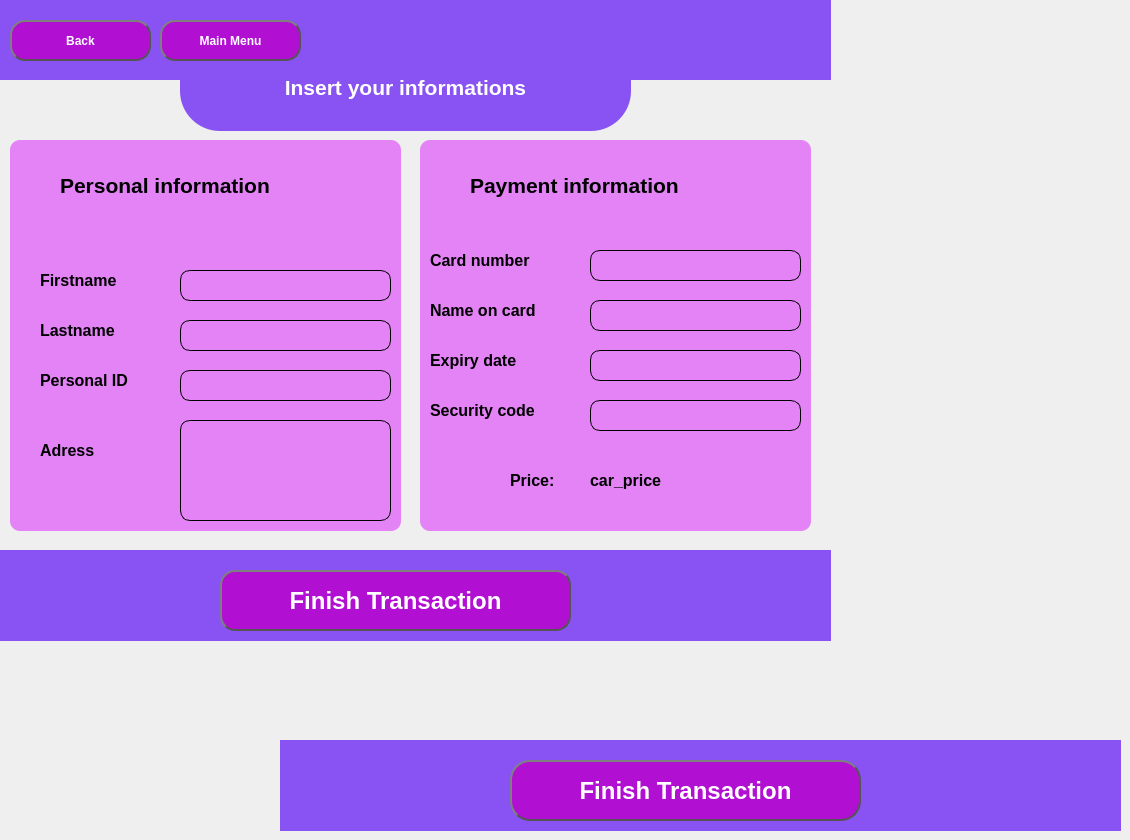
    <widget class="QWidget" name="page_4">
     <widget class="QWidget" name="widget" native="true">
      <property name="geometry">
       <rect>
        <x>420</x>
        <y>140</y>
        <width>391</width>
        <height>391</height>
       </rect>
      </property>
      <property name="styleSheet">
       <string notr="true">background-color:rgb(227, 131, 246);
color:rgb(0, 0, 0);
border-radius:10px;</string>
      </property>
      <widget class="QLabel" name="label_17">
       <property name="geometry">
        <rect>
         <x>50</x>
         <y>20</y>
         <width>301</width>
         <height>51</height>
        </rect>
       </property>
       <property name="font">
        <font>
         <pointsize>16</pointsize>
         <weight>75</weight>
         <bold>true</bold>
        </font>
       </property>
       <property name="text">
        <string>Payment information</string>
       </property>
      </widget>
      <widget class="QLineEdit" name="lineEdit_6">
       <property name="geometry">
        <rect>
         <x>170</x>
         <y>210</y>
         <width>211</width>
         <height>31</height>
        </rect>
       </property>
       <property name="styleSheet">
        <string notr="true">QLineEdit{color:rgb(0, 0, 0);
border-style:solid;
border-color:rgb(0, 0, 0);
border-width:1px
}
QLineEdit:focus{color:rgb(0, 0, 0);
border-style:solid;
border-color:rgb(255, 255, 255);
border-width:1px
}</string>
       </property>
      </widget>
      <widget class="QLabel" name="label_19">
       <property name="geometry">
        <rect>
         <x>10</x>
         <y>110</y>
         <width>141</width>
         <height>20</height>
        </rect>
       </property>
       <property name="font">
        <font>
         <pointsize>12</pointsize>
         <weight>75</weight>
         <bold>true</bold>
        </font>
       </property>
       <property name="text">
        <string>Card number</string>
       </property>
      </widget>
      <widget class="QLineEdit" name="lineEdit_4">
       <property name="geometry">
        <rect>
         <x>170</x>
         <y>160</y>
         <width>211</width>
         <height>31</height>
        </rect>
       </property>
       <property name="styleSheet">
        <string notr="true">QLineEdit{color:rgb(0, 0, 0);
border-style:solid;
border-color:rgb(0, 0, 0);
border-width:1px
}
QLineEdit:focus{color:rgb(0, 0, 0);
border-style:solid;
border-color:rgb(255, 255, 255);
border-width:1px
}</string>
       </property>
      </widget>
      <widget class="QLabel" name="label_20">
       <property name="geometry">
        <rect>
         <x>10</x>
         <y>160</y>
         <width>141</width>
         <height>20</height>
        </rect>
       </property>
       <property name="font">
        <font>
         <pointsize>12</pointsize>
         <weight>75</weight>
         <bold>true</bold>
        </font>
       </property>
       <property name="text">
        <string>Name on card</string>
       </property>
      </widget>
      <widget class="QLineEdit" name="lineEdit_5">
       <property name="geometry">
        <rect>
         <x>170</x>
         <y>110</y>
         <width>211</width>
         <height>31</height>
        </rect>
       </property>
       <property name="styleSheet">
        <string notr="true">QLineEdit{color:rgb(0, 0, 0);
border-style:solid;
border-color:rgb(0, 0, 0);
border-width:1px
}
QLineEdit:focus{color:rgb(0, 0, 0);
border-style:solid;
border-color:rgb(255, 255, 255);
border-width:1px
}</string>
       </property>
      </widget>
      <widget class="QLabel" name="label_18">
       <property name="geometry">
        <rect>
         <x>10</x>
         <y>210</y>
         <width>121</width>
         <height>20</height>
        </rect>
       </property>
       <property name="font">
        <font>
         <pointsize>12</pointsize>
         <weight>75</weight>
         <bold>true</bold>
        </font>
       </property>
       <property name="text">
        <string>Expiry date</string>
       </property>
      </widget>
      <widget class="QLabel" name="label_21">
       <property name="geometry">
        <rect>
         <x>10</x>
         <y>260</y>
         <width>141</width>
         <height>20</height>
        </rect>
       </property>
       <property name="font">
        <font>
         <pointsize>12</pointsize>
         <weight>75</weight>
         <bold>true</bold>
        </font>
       </property>
       <property name="text">
        <string>Security code</string>
       </property>
      </widget>
      <widget class="QLineEdit" name="lineEdit_7">
       <property name="geometry">
        <rect>
         <x>170</x>
         <y>260</y>
         <width>211</width>
         <height>31</height>
        </rect>
       </property>
       <property name="styleSheet">
        <string notr="true">QLineEdit{color:rgb(0, 0, 0);
border-style:solid;
border-color:rgb(0, 0, 0);
border-width:1px
}
QLineEdit:focus{color:rgb(0, 0, 0);
border-style:solid;
border-color:rgb(255, 255, 255);
border-width:1px
}</string>
       </property>
      </widget>
      <widget class="QLabel" name="label_27">
       <property name="geometry">
        <rect>
         <x>90</x>
         <y>330</y>
         <width>61</width>
         <height>20</height>
        </rect>
       </property>
       <property name="font">
        <font>
         <pointsize>12</pointsize>
         <weight>75</weight>
         <bold>true</bold>
        </font>
       </property>
       <property name="text">
        <string>Price:</string>
       </property>
      </widget>
      <widget class="QLabel" name="label_28">
       <property name="geometry">
        <rect>
         <x>170</x>
         <y>330</y>
         <width>141</width>
         <height>20</height>
        </rect>
       </property>
       <property name="font">
        <font>
         <pointsize>12</pointsize>
         <weight>75</weight>
         <bold>true</bold>
        </font>
       </property>
       <property name="text">
        <string>car_price</string>
       </property>
      </widget>
     </widget>
     <widget class="QWidget" name="widget_5" native="true">
      <property name="geometry">
       <rect>
        <x>10</x>
        <y>140</y>
        <width>391</width>
        <height>391</height>
       </rect>
      </property>
      <property name="styleSheet">
       <string notr="true">background-color:rgb(227, 131, 246);
color:rgb(0, 0, 0);
border-radius:10px;</string>
      </property>
      <widget class="QLineEdit" name="lineEdit">
       <property name="geometry">
        <rect>
         <x>170</x>
         <y>130</y>
         <width>211</width>
         <height>31</height>
        </rect>
       </property>
       <property name="styleSheet">
        <string notr="true">QLineEdit{color:rgb(0, 0, 0);
border-style:solid;
border-color:rgb(0, 0, 0);
border-width:1px
}
QLineEdit:focus{color:rgb(0, 0, 0);
border-style:solid;
border-color:rgb(255, 255, 255);
border-width:1px
}</string>
       </property>
      </widget>
      <widget class="QLineEdit" name="lineEdit_2">
       <property name="geometry">
        <rect>
         <x>170</x>
         <y>180</y>
         <width>211</width>
         <height>31</height>
        </rect>
       </property>
       <property name="styleSheet">
        <string notr="true">QLineEdit{color:rgb(0, 0, 0);
border-style:solid;
border-color:rgb(0, 0, 0);
border-width:1px
}
QLineEdit:focus{color:rgb(0, 0, 0);
border-style:solid;
border-color:rgb(255, 255, 255);
border-width:1px
}</string>
       </property>
      </widget>
      <widget class="QLineEdit" name="lineEdit_3">
       <property name="geometry">
        <rect>
         <x>170</x>
         <y>230</y>
         <width>211</width>
         <height>31</height>
        </rect>
       </property>
       <property name="styleSheet">
        <string notr="true">QLineEdit{color:rgb(0, 0, 0);
border-style:solid;
border-color:rgb(0, 0, 0);
border-width:1px
}
QLineEdit:focus{color:rgb(0, 0, 0);
border-style:solid;
border-color:rgb(255, 255, 255);
border-width:1px
}</string>
       </property>
      </widget>
      <widget class="QLabel" name="label">
       <property name="geometry">
        <rect>
         <x>30</x>
         <y>130</y>
         <width>101</width>
         <height>20</height>
        </rect>
       </property>
       <property name="font">
        <font>
         <pointsize>12</pointsize>
         <weight>75</weight>
         <bold>true</bold>
        </font>
       </property>
       <property name="text">
        <string>Firstname</string>
       </property>
      </widget>
      <widget class="QLabel" name="label_8">
       <property name="geometry">
        <rect>
         <x>30</x>
         <y>180</y>
         <width>101</width>
         <height>20</height>
        </rect>
       </property>
       <property name="font">
        <font>
         <pointsize>12</pointsize>
         <weight>75</weight>
         <bold>true</bold>
        </font>
       </property>
       <property name="text">
        <string>Lastname</string>
       </property>
      </widget>
      <widget class="QLabel" name="label_14">
       <property name="geometry">
        <rect>
         <x>30</x>
         <y>230</y>
         <width>121</width>
         <height>20</height>
        </rect>
       </property>
       <property name="font">
        <font>
         <pointsize>12</pointsize>
         <weight>75</weight>
         <bold>true</bold>
        </font>
       </property>
       <property name="text">
        <string>Personal ID</string>
       </property>
      </widget>
      <widget class="QLabel" name="label_15">
       <property name="geometry">
        <rect>
         <x>30</x>
         <y>300</y>
         <width>101</width>
         <height>20</height>
        </rect>
       </property>
       <property name="font">
        <font>
         <pointsize>12</pointsize>
         <weight>75</weight>
         <bold>true</bold>
        </font>
       </property>
       <property name="text">
        <string>Adress</string>
       </property>
      </widget>
      <widget class="QTextEdit" name="textEdit">
       <property name="geometry">
        <rect>
         <x>170</x>
         <y>280</y>
         <width>211</width>
         <height>101</height>
        </rect>
       </property>
       <property name="styleSheet">
        <string notr="true">QTextEdit{color:rgb(0, 0, 0);
border-style:solid;
border-color:rgb(0, 0, 0);
border-width:1px
}
QTextEdit:focus{color:rgb(0, 0, 0);
border-style:solid;
border-color:rgb(255, 255, 255);
border-width:1px
}</string>
       </property>
      </widget>
      <widget class="QLabel" name="label_16">
       <property name="geometry">
        <rect>
         <x>50</x>
         <y>20</y>
         <width>301</width>
         <height>51</height>
        </rect>
       </property>
       <property name="font">
        <font>
         <pointsize>16</pointsize>
         <weight>75</weight>
         <bold>true</bold>
        </font>
       </property>
       <property name="text">
        <string>Personal information</string>
       </property>
      </widget>
     </widget>
     <widget class="QWidget" name="widget_21" native="true">
      <property name="geometry">
       <rect>
        <x>280</x>
        <y>740</y>
        <width>841</width>
        <height>91</height>
       </rect>
      </property>
      <property name="styleSheet">
       <string notr="true">background-color:rgb(137, 83, 243)</string>
      </property>
      <widget class="QWidget" name="widget_22" native="true">
       <property name="geometry">
        <rect>
         <x>20</x>
         <y>350</y>
         <width>811</width>
         <height>80</height>
        </rect>
       </property>
       <property name="styleSheet">
        <string notr="true">opacity:0</string>
       </property>
      </widget>
      <widget class="QPushButton" name="pushButton_17">
       <property name="geometry">
        <rect>
         <x>230</x>
         <y>20</y>
         <width>351</width>
         <height>61</height>
        </rect>
       </property>
       <property name="font">
        <font>
         <pointsize>18</pointsize>
         <weight>75</weight>
         <bold>true</bold>
        </font>
       </property>
       <property name="styleSheet">
        <string notr="true">background-color:rgb(177, 15, 210);
color:rgb(255, 255, 255);
border: 2px solid #555;
border-radius: 20px;
border-style: outset;
padding: 5px;</string>
       </property>
       <property name="text">
        <string>Finish Transaction</string>
       </property>
      </widget>
     </widget>
     <widget class="QWidget" name="widget_27" native="true">
      <property name="geometry">
       <rect>
        <x>-10</x>
        <y>550</y>
        <width>841</width>
        <height>91</height>
       </rect>
      </property>
      <property name="styleSheet">
       <string notr="true">background-color:rgb(137, 83, 243)</string>
      </property>
      <widget class="QWidget" name="widget_28" native="true">
       <property name="geometry">
        <rect>
         <x>20</x>
         <y>350</y>
         <width>811</width>
         <height>80</height>
        </rect>
       </property>
       <property name="styleSheet">
        <string notr="true">opacity:0</string>
       </property>
      </widget>
      <widget class="QPushButton" name="pushButton_23">
       <property name="geometry">
        <rect>
         <x>230</x>
         <y>20</y>
         <width>351</width>
         <height>61</height>
        </rect>
       </property>
       <property name="font">
        <font>
         <pointsize>18</pointsize>
         <weight>75</weight>
         <bold>true</bold>
        </font>
       </property>
       <property name="styleSheet">
        <string notr="true">QPushButton{background-color:rgb(177, 15, 210);
color:rgb(255, 255, 255);
border: 2px solid #555;
border-radius: 15px;
border-style: outset;
padding: 5px;}
QPushButton:hover {
    background-color: rgb(227, 131, 246);
}
QPushButton:pressed {
    background-color: rgb(96, 9, 114);
}</string>
       </property>
       <property name="text">
        <string>Finish Transaction</string>
       </property>
      </widget>
     </widget>
     <widget class="QWidget" name="widget_29" native="true">
      <property name="geometry">
       <rect>
        <x>-10</x>
        <y>0</y>
        <width>841</width>
        <height>80</height>
       </rect>
      </property>
      <property name="sizePolicy">
       <sizepolicy hsizetype="Fixed" vsizetype="Fixed">
        <horstretch>0</horstretch>
        <verstretch>0</verstretch>
       </sizepolicy>
      </property>
      <property name="styleSheet">
       <string notr="true">background-color:rgb(137, 83, 243)</string>
      </property>
      <widget class="QLabel" name="label_32">
       <property name="geometry">
        <rect>
         <x>670</x>
         <y>-20</y>
         <width>181</width>
         <height>111</height>
        </rect>
       </property>
       <property name="sizePolicy">
        <sizepolicy hsizetype="Fixed" vsizetype="Fixed">
         <horstretch>0</horstretch>
         <verstretch>0</verstretch>
        </sizepolicy>
       </property>
       <property name="styleSheet">
        <string notr="true"/>
       </property>
       <property name="text">
        <string/>
       </property>
       <property name="pixmap">
        <pixmap>logo2.png</pixmap>
       </property>
       <property name="scaledContents">
        <bool>true</bool>
       </property>
      </widget>
      <widget class="QPushButton" name="pushButton_24">
       <property name="geometry">
        <rect>
         <x>20</x>
         <y>20</y>
         <width>141</width>
         <height>41</height>
        </rect>
       </property>
       <property name="font">
        <font>
         <pointsize>9</pointsize>
         <weight>75</weight>
         <bold>true</bold>
        </font>
       </property>
       <property name="styleSheet">
        <string notr="true">QPushButton{background-color:rgb(177, 15, 210);
color:rgb(255, 255, 255);
border: 2px solid #555;
border-radius: 15px;
border-style: outset;
padding: 5px;}
QPushButton:hover {
    background-color: rgb(227, 131, 246);
}
QPushButton:pressed {
    background-color: rgb(96, 9, 114);
}</string>
       </property>
       <property name="text">
        <string>Back</string>
       </property>
      </widget>
      <widget class="QPushButton" name="pushButton_22">
       <property name="geometry">
        <rect>
         <x>170</x>
         <y>20</y>
         <width>141</width>
         <height>41</height>
        </rect>
       </property>
       <property name="font">
        <font>
         <pointsize>9</pointsize>
         <weight>75</weight>
         <bold>true</bold>
        </font>
       </property>
       <property name="styleSheet">
        <string notr="true">QPushButton{background-color:rgb(177, 15, 210);
color:rgb(255, 255, 255);
border: 2px solid #555;
border-radius: 15px;
border-style: outset;
padding: 5px;}
QPushButton:hover {
    background-color: rgb(227, 131, 246);
}
QPushButton:pressed {
    background-color: rgb(96, 9, 114);
}</string>
       </property>
       <property name="text">
        <string>Main Menu</string>
       </property>
      </widget>
     </widget>
     <widget class="QTextBrowser" name="textBrowser_4">
      <property name="geometry">
       <rect>
        <x>180</x>
        <y>40</y>
        <width>451</width>
        <height>91</height>
       </rect>
      </property>
      <property name="styleSheet">
       <string notr="true">border-style: hidden;
background-color:rgb(137, 83, 243);
border-radius: 40px;
border-style: outset;
padding: 5px;
color:rgb(255, 255, 255)</string>
      </property>
      <property name="html">
       <string>&lt;!DOCTYPE HTML PUBLIC &quot;-//W3C//DTD HTML 4.0//EN&quot; &quot;http://www.w3.org/TR/REC-html40/strict.dtd&quot;&gt;
&lt;html&gt;&lt;head&gt;&lt;meta name=&quot;qrichtext&quot; content=&quot;1&quot; /&gt;&lt;style type=&quot;text/css&quot;&gt;
p, li { white-space: pre-wrap; }
&lt;/style&gt;&lt;/head&gt;&lt;body style=&quot; font-family:'MS Shell Dlg 2'; font-size:7.8pt; font-weight:400; font-style:normal;&quot;&gt;
&lt;p align=&quot;center&quot; style=&quot;-qt-paragraph-type:empty; margin-top:0px; margin-bottom:0px; margin-left:0px; margin-right:0px; -qt-block-indent:0; text-indent:0px;&quot;&gt;&lt;br /&gt;&lt;/p&gt;
&lt;p align=&quot;center&quot; style=&quot;-qt-paragraph-type:empty; margin-top:0px; margin-bottom:0px; margin-left:0px; margin-right:0px; -qt-block-indent:0; text-indent:0px;&quot;&gt;&lt;br /&gt;&lt;/p&gt;
&lt;p align=&quot;center&quot; style=&quot; margin-top:0px; margin-bottom:0px; margin-left:0px; margin-right:0px; -qt-block-indent:0; text-indent:0px;&quot;&gt;&lt;span style=&quot; font-size:16pt; font-weight:600;&quot;&gt;Insert your informations&lt;/span&gt;&lt;/p&gt;&lt;/body&gt;&lt;/html&gt;</string>
      </property>
     </widget>
     <zorder>textBrowser_4</zorder>
     <zorder>widget</zorder>
     <zorder>widget_5</zorder>
     <zorder>widget_21</zorder>
     <zorder>widget_27</zorder>
     <zorder>widget_29</zorder>
    </widget>
